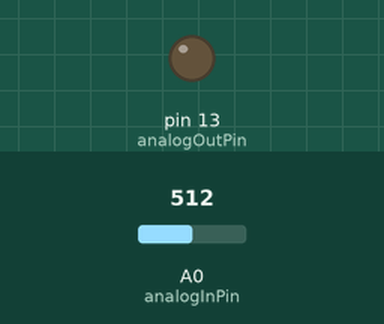
Recording of a sketch running on a simulated Arduino Uno, built with avr-gcc and run on an emulated ATmega328P. Parts: output pins drawn as LEDs (lit = HIGH). The test bench sets the inputs (shaded band); at power-on: A0 (analogInPin) = 512. What the sketch prints to the serial monitor is not drawn.

Above: at 1.2 s.
1.3 s: A0 (analogInPin) set to 524
At 2.3 s:
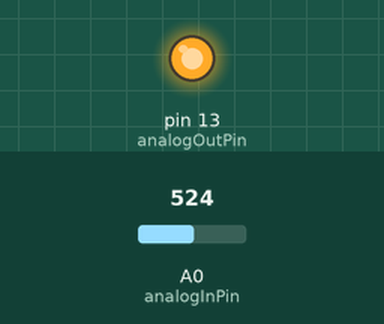
2.8 s: A0 (analogInPin) set to 511
At 3.3 s:
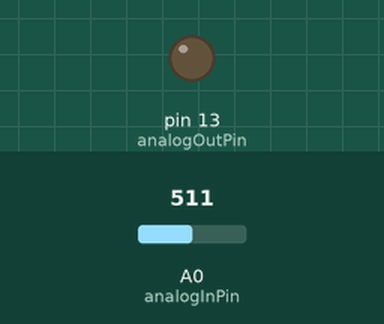
4.3 s: A0 (analogInPin) set to 716
At 5.6 s:
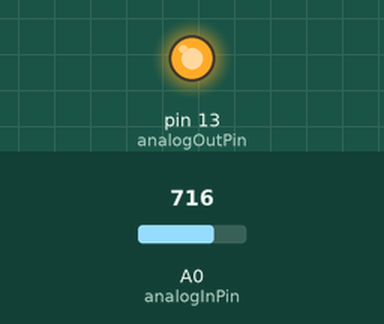
Timing chart, 0 to 7.3 s (numbered marks = the images above; inputs shaded):
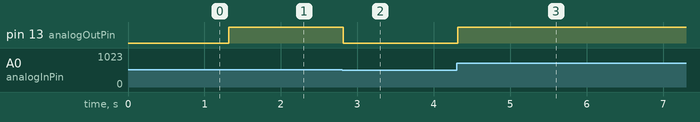

Measured:
- the behaviour switches between 513 and 514 on A0 (analogInPin) (found by bisection; images 0 and 1)
- after the input at 1.3 s, pin 13 (analogOutPin): LOW → HIGH at once
- after the input at 2.8 s, pin 13 (analogOutPin): HIGH → LOW at once
- after the input at 4.3 s, pin 13 (analogOutPin): LOW → HIGH at once

The sketch:

test-switch-1.ino
```cpp
void setup() {
  // put your setup code here, to run once:
  Serial.begin(38400);
}

int val;
const int analogInPin = A0;  // Analog input pin that the potentiometer is attached to
const int analogOutPin = 13; // LED Location

int sensorValue = 0;        // value read from the switch
int outputValue = 0;        // value output to the LED

void loop() {
  // put your main code here, to run repeatedly:
  sensorValue = analogRead(analogInPin);
  outputValue = map(sensorValue, 0, 1023, 0, 255);
  //change analog out value:
  analogWrite(analogOutPin, outputValue);

  // print to the monitor
  Serial.print("analog 0 is: ");
  Serial.println(val);


  // wait 25 milliseconds
  delay(25);
}
```
